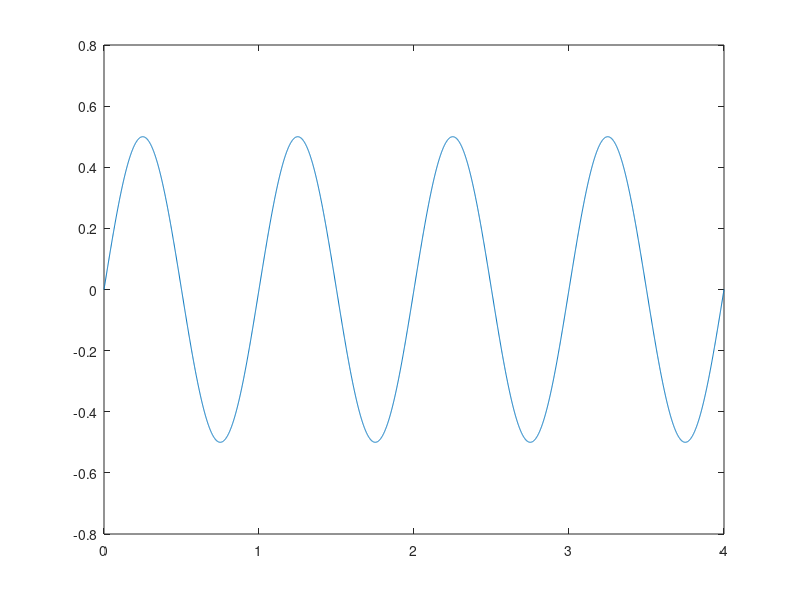

This chart was generated by the following MATLAB code:
%Construisez une sinusoïde de fréquence 1 kHz échantillonnée à 10 kHz d’amplitude 1.
%Ajouter à celle-ci un bruit gaussien de moyenne nulle et d’amplitude 0.4.

clear ;
clf ;




% Fonction sinus

f0 = 1;		%fréquence du signal
fplot = 1000 ; % fréquence d'échantillonnage

T0 = 1./f0 ;

dt_plot = 1./fplot ;

tmin = 0 ;
tmax = 4*T0 ;

t = tmin:dt_plot:tmax ;
x = sin (2*pi*f0*t)/2 ;
X = fft (x) ;
plot (t, x) ;

% Choix des unités => amplitude A = 0.4 et période T = 1
A = 0.4 ;
T = 1 ;
